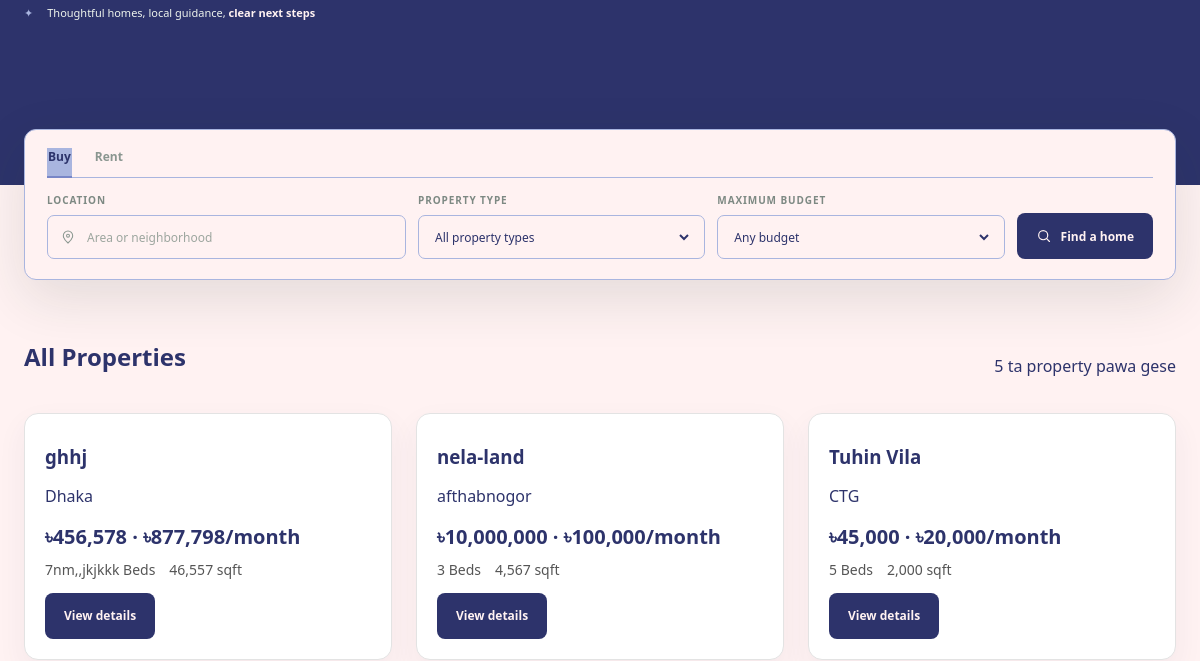
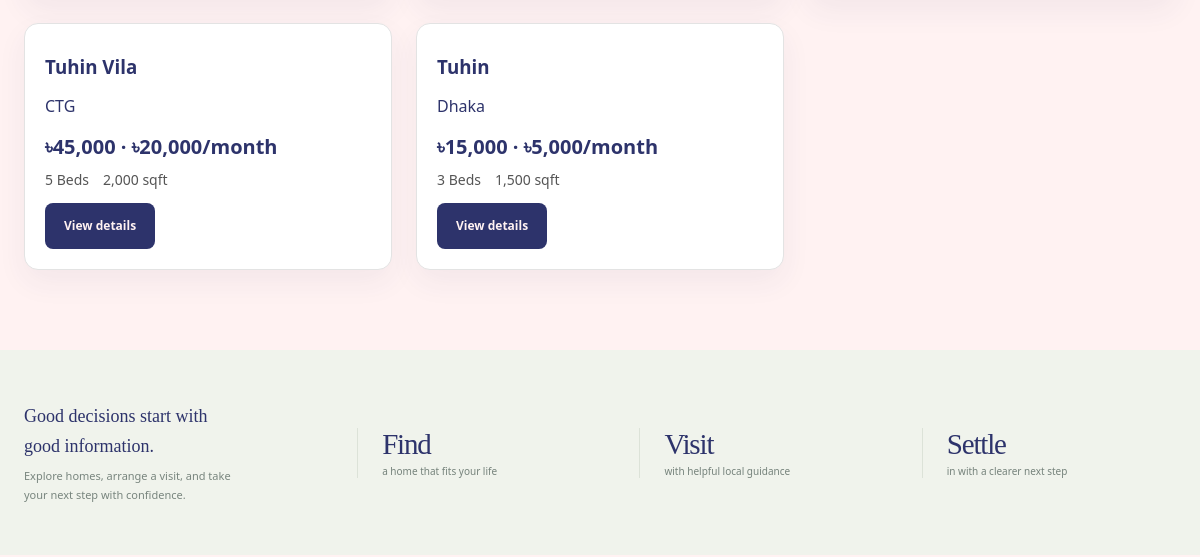
The page /frontend/user/customers_dashboard.php (signed in, middle part) on the database as committed earlier (2 pictures, top to bottom).
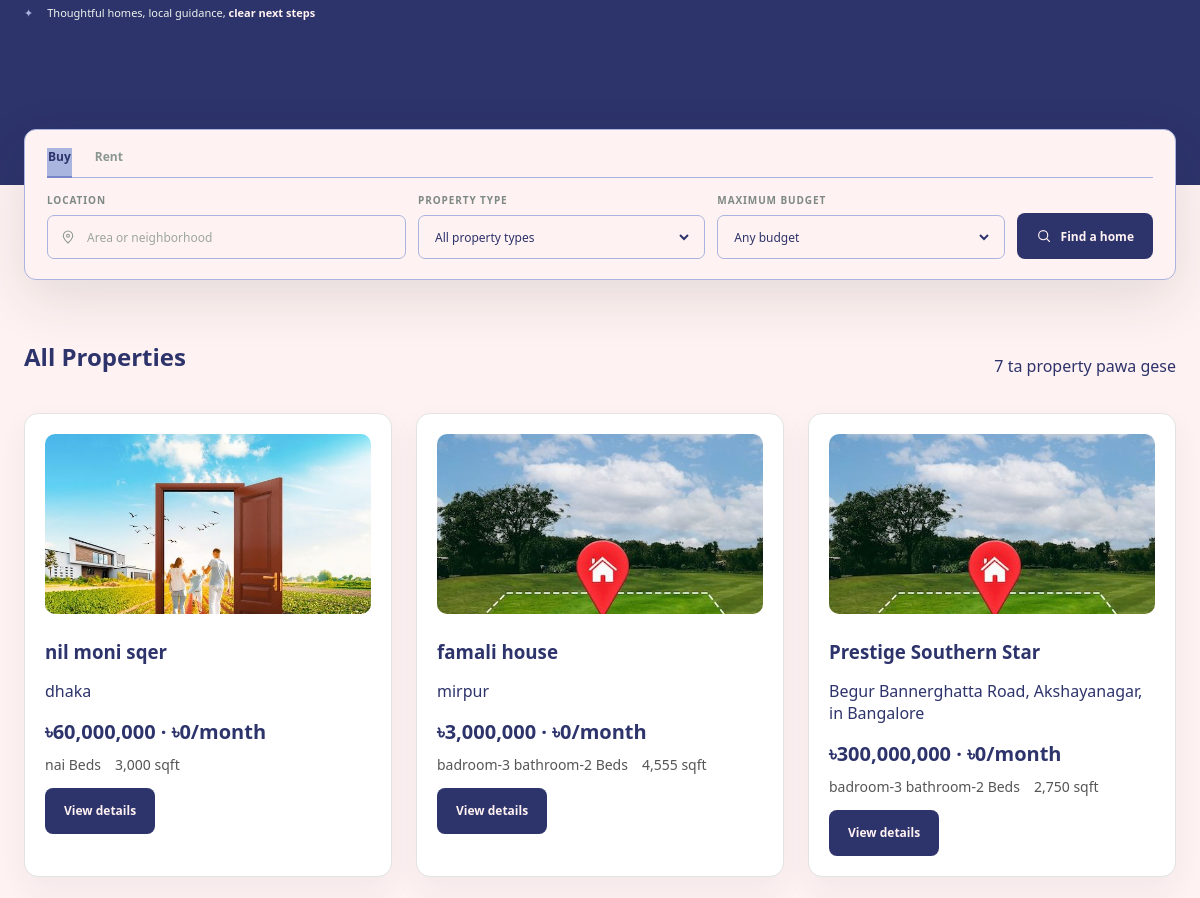
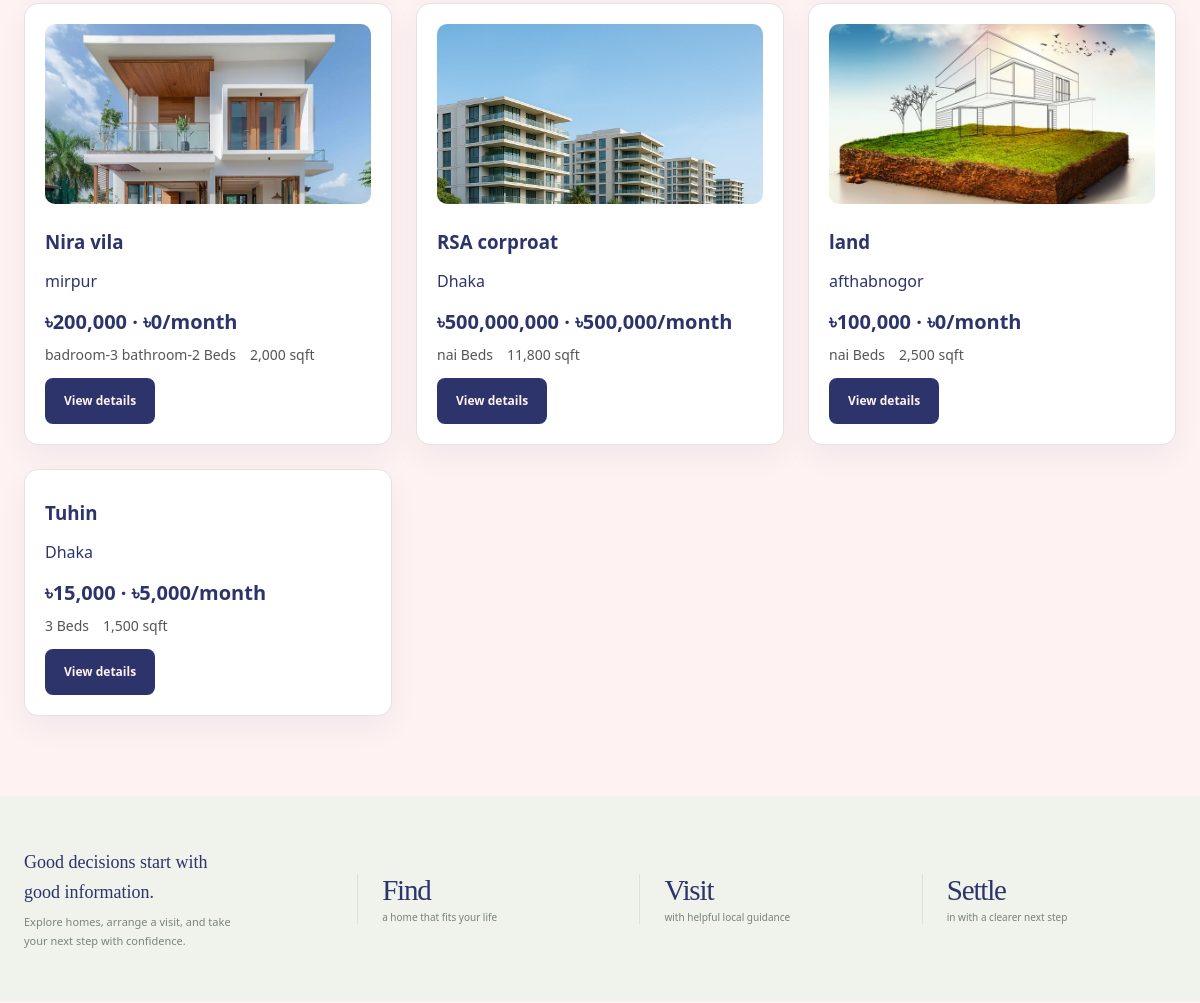
The same page on the database as committed later (2 pictures, top to bottom).
### tables this page shows
CREATE TABLE `properties` (
  `property_id` bigint UNSIGNED NOT NULL,
  `owner_id` bigint UNSIGNED NOT NULL,
  `title` varchar(100) NOT NULL,
  `property_type` enum('flat','land','commercial') NOT NULL,
  `address` varchar(255) NOT NULL,
  `area_sqft` decimal(10,2) DEFAULT NULL,
  `price` decimal(12,2) DEFAULT NULL,
  `monthly_rent` decimal(12,2) DEFAULT NULL,
  `flat_details` varchar(100) NOT NULL,
  `status` enum('available','sold','rented') NOT NULL DEFAULT 'available',
  `description` text,
  `created_at` datetime NOT NULL DEFAULT CURRENT_TIMESTAMP,
  `imagas` varchar(100) NOT NULL
);

### frontend/user/customers_dashboard.php (the view, shortened to what this page needs)
<?php
$location = trim($_GET['location'] ?? '');
$where  = [];
$sql = "SELECT property_id, title, property_type, address, area_sqft,
               price, monthly_rent, flat_details, status, imagas
        FROM properties"
     . ($where ? " WHERE " . implode(' AND ', $where) : "") . "
        ORDER BY created_at DESC";
$stmt = $conn->prepare($sql);
$stmt->execute();
$result = $stmt->get_result();
$total  = $result->num_rows;
?>
<!DOCTYPE html>
<html lang="en">
<head>
  <link rel="stylesheet" href="partials/style.css">
</head>
<body>
  <main>
    <section class="hero" aria-labelledby="hero-title">
      <div class="shell">
        <div class="hero-content">
          <div class="hero-proof">
            <span class="proof-stars" aria-hidden="true">✦</span>
            <span>Thoughtful homes, local guidance, <strong>clear next steps</strong></span>
          </div>
        </div>
      </div>
    </section>
    <div class="shell search-wrap">
      <form class="search-panel" id="property-search" role="search" method="get" action="#properties">
        <div class="search-tabs" role="tablist" aria-label="Listing type">
          <button class="search-tab" type="button" role="tab" aria-selected="true" data-mode="buy">Buy</button>
          <button class="search-tab" type="button" role="tab" aria-selected="false" data-mode="rent">Rent</button>
        </div>
        <div class="search-fields">
          <div class="field">
            <label for="location">Location</label>
            <div class="input-wrap">
              <svg width="16" height="16" viewBox="0 0 24 24" fill="none" aria-hidden="true"><path d="M19 10c0 5-7 11-7 11S5 15 5 10a7 7 0 1 1 14 0Z" stroke="currentColor" stroke-width="1.6"/><circle cx="12" cy="10" r="2.2" stroke="currentColor" stroke-width="1.6"/></svg>
              <input id="location" name="location" type="search" placeholder="Area or neighborhood" value="<?= htmlspecialchars($location) ?>">
            </div>
          </div>
          <div class="field">
            <label for="property-type">Property type</label>
            <div class="input-wrap">
              <select id="property-type" name="type">
                <option value="">All property types</option>
              </select>
            </div>
          </div>
          <div class="field">
            <label for="budget">Maximum budget</label>
            <div class="input-wrap">
              <select id="budget" name="budget">
                <option value="">Any budget</option>
              </select>
            </div>
          </div>
          <button class="button search-submit" type="submit">
            <svg viewBox="0 0 24 24" fill="none" aria-hidden="true"><circle cx="10.8" cy="10.8" r="6.8" stroke="currentColor" stroke-width="1.8"/><path d="m16 16 4.2 4.2" stroke="currentColor" stroke-width="1.8" stroke-linecap="round"/></svg>
            Find a home
          </button>
        </div>
      </form>
    </div>
    <section class="properties-section" id="properties">
      <div class="shell">
        <div class="section-head">
          <h2>All Properties</h2>
          <p><?= $total ?> ta property pawa gese</p>
        </div>
        <div class="property-grid">
          <?php if ($total > 0): ?>
            <?php while ($p = $result->fetch_assoc()): ?>
              <article class="property-card">
                <?php if (!empty($p['imagas'])): ?>
                  <img src="../../backend/owner/property_crud/<?= htmlspecialchars($p['imagas']) ?>" alt="<?= htmlspecialchars($p['title']) ?>">
                <?php endif; ?>
                <h3><?= htmlspecialchars($p['title']) ?></h3>
                <p><?= htmlspecialchars($p['address']) ?></p>
                <p class="price">
                  <?php if ($p['price'] !== null): ?>
                    ৳<?= number_format($p['price']) ?>
                  <?php endif; ?>
                  <?php if ($p['monthly_rent'] !== null): ?>
                    <?= $p['price'] !== null ? ' · ' : '' ?>৳<?= number_format($p['monthly_rent']) ?>/month
                  <?php endif; ?>
                </p>
                <ul class="meta">
                  <?php if (!empty($p['flat_details'])): ?><li><?= htmlspecialchars($p['flat_details']) ?> Beds</li><?php endif; ?>
                  <?php if ($p['area_sqft'] !== null): ?><li><?= number_format($p['area_sqft']) ?> sqft</li><?php endif; ?>
                </ul>
                <a class="button" href="property-details.php?id=<?= (int)$p['property_id'] ?>">View details</a>
              </article>
            <?php endwhile; ?>
          <?php else: ?>
            <p>Kono property pawa jayni.</p>
          <?php endif; ?>
        </div>
      </div>
    </section>
    <section class="trust-band" aria-label="EstateFlow at a glance">
      <div class="shell trust-inner">
        <div class="trust-copy"><strong>Good decisions start with good information.</strong>Explore homes, arrange a visit, and take your next step with confidence.</div>
        <div class="trust-stat"><strong>Find</strong><span>a home that fits your life</span></div>
        <div class="trust-stat"><strong>Visit</strong><span>with helpful local guidance</span></div>
        <div class="trust-stat"><strong>Settle</strong><span>in with a clearer next step</span></div>
      </div>
    </section>
  </main>
</body>
</html>

### frontend/user/customers_dashboard.php (style rules this page uses)
.properties-section { padding: 40px 0 20px; }
.properties-section .section-head { margin-bottom: 20px; }
.property-grid { display:grid; grid-template-columns:repeat(auto-fill,minmax(280px,1fr)); gap:24px; margin-bottom:60px; }
.property-card { border:1px solid #e3e3e3; border-radius:14px; padding:20px; background:#fff; }
.property-card img { width:100%; height:180px; object-fit:cover; border-radius:10px; margin-bottom:10px; }
.property-card h3 { margin:10px 0 4px; }
.price { font-size:20px; font-weight:700; margin:10px 0; }
.meta { display:flex; gap:14px; list-style:none; padding:0; margin:0 0 14px; color:#555; font-size:14px; }

Rows that differ between the two databases and show on the page:
removed properties: title "ghhj", address "Dhaka", price "456,578", monthly_rent "877,798", flat_details "7nm,,jkjkkk", area_sqft "46,557"
removed properties: title "nela-land", address "afthabnogor", price "10,000,000", monthly_rent "100,000", flat_details "3", area_sqft "4,567"
removed properties: title "Tuhin Vila", address "CTG", price "45,000", monthly_rent "20,000", flat_details "5", area_sqft "2,000"
removed properties: title "Tuhin Vila", address "CTG", price "45,000", monthly_rent "20,000", flat_details "5", area_sqft "2,000"
added properties: imagas (picture), title "nil moni sqer", address "dhaka", price "60,000,000", monthly_rent "0", flat_details "nai", area_sqft "3,000"
added properties: imagas (picture), title "famali house", address "mirpur", price "3,000,000", monthly_rent "0", flat_details "badroom-3 bathroom-2", area_sqft "4,555"
added properties: imagas (picture), title "Prestige Southern Star", address "Begur Bannerghatta Road, Akshayanagar, in Bangalore", price "300,000,000", monthly_rent "0", flat_details "badroom-3 bathroom-2", area_sqft "2,750"
added properties: imagas (picture), title "Nira vila", address "mirpur", price "200,000", monthly_rent "0", flat_details "badroom-3 bathroom-2", area_sqft "2,000"
added properties: imagas (picture), title "RSA corproat", address "Dhaka", price "500,000,000", monthly_rent "500,000", flat_details "nai", area_sqft "11,800"
added properties: imagas (picture), title "land", address "afthabnogor", price "100,000", monthly_rent "0", flat_details "nai", area_sqft "2,500"
Other text that changed with them:
$total: "5" → "7"
